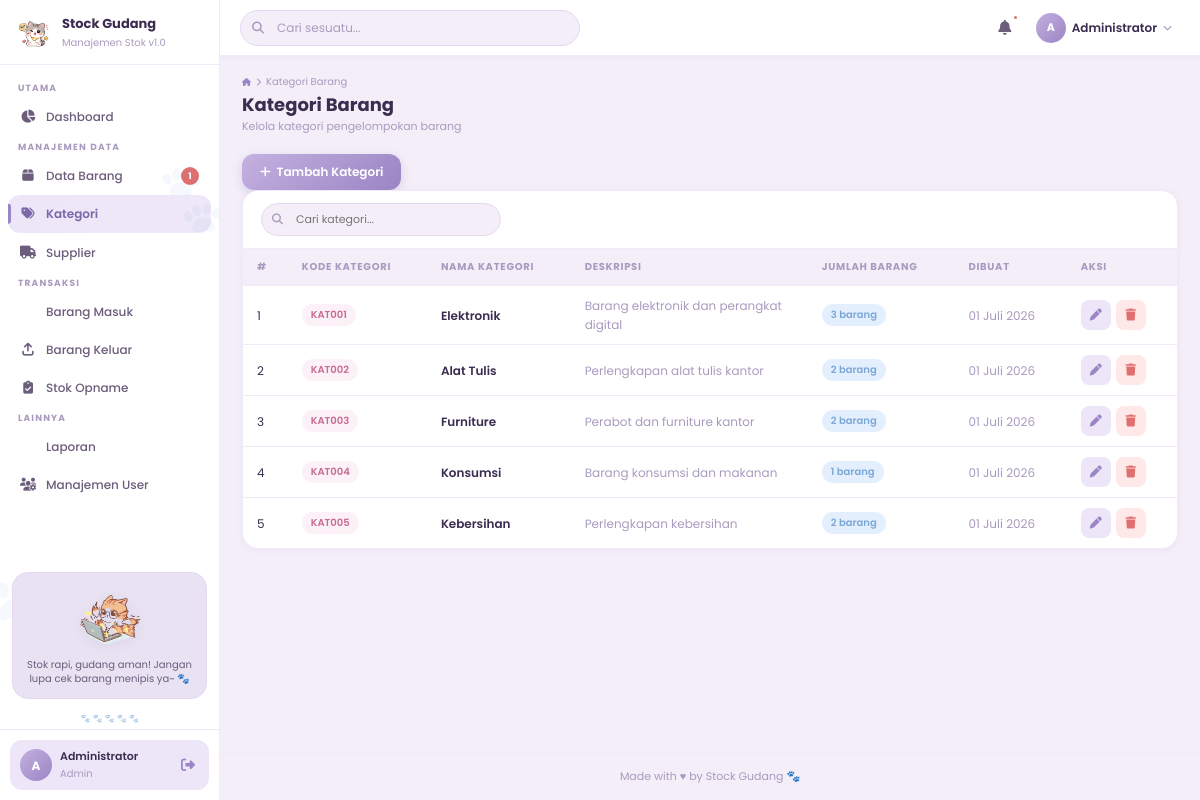
The app's page /index.php?page=kategori (signed in) with its own data.
### tables this page shows
CREATE TABLE IF NOT EXISTS kategori (
    id INT AUTO_INCREMENT PRIMARY KEY,
    kode_kategori VARCHAR(20) NOT NULL UNIQUE,
    nama_kategori VARCHAR(100) NOT NULL,
    deskripsi TEXT DEFAULT NULL,
    created_at TIMESTAMP DEFAULT CURRENT_TIMESTAMP,
    updated_at TIMESTAMP DEFAULT CURRENT_TIMESTAMP ON UPDATE CURRENT_TIMESTAMP
);

### index.php (called while the page is built, shortened)
<?php
require_once 'config/database.php';
$page = $_GET['page'] ?? 'dashboard';
include 'includes/header.php';
include "includes/header_close.php";
include "pages/{$page}.php";
include 'includes/footer.php';
?>

### config/database.php (called while the page is built, shortened)
<?php
function formatDate($date) {
    $months = ['', 'Januari', 'Februari', 'Maret', 'April', 'Mei', 'Juni',
               'Juli', 'Agustus', 'September', 'Oktober', 'November', 'Desember'];
    $d = date('d', strtotime($date));
    $m = (int)date('m', strtotime($date));
    $y = date('Y', strtotime($date));
    return "$d {$months[$m]} $y";
}
?>

### pages/kategori.php (the view, shortened to what this page needs)
<?php
$db   = getDB();
$rows = $db->query("
    SELECT k.*, COUNT(b.id) as jumlah_barang
    FROM kategori k
    LEFT JOIN barang b ON k.id = b.id_kategori
    GROUP BY k.id ORDER BY k.created_at DESC
");
?>
<div style="margin-left:auto;">
    <button class="btn btn-primary" onclick="openModal('modalTambah')">
        <i class="fas fa-plus"></i> Tambah Kategori
    </button>
</div>
<div class="card">
    <div class="table-toolbar">
        <div class="table-search">
            <input type="text" placeholder="Cari kategori..." oninput="filterTbl(this,'tblKat')">
        </div>
    </div>
    <div class="table-responsive">
        <table class="data-table" id="tblKat">
            <thead>
                <tr>
                    <th>#</th>
                    <th>Kode Kategori</th>
                    <th>Nama Kategori</th>
                    <th>Deskripsi</th>
                    <th>Jumlah Barang</th>
                    <th>Dibuat</th>
                    <th>Aksi</th>
                </tr>
            </thead>
            <tbody>
                <?php $no=1; while($row=$rows->fetch_assoc()): ?>
                <tr>
                    <td><?= $no++ ?></td>
                    <td><span class="badge badge-pink"><?= htmlspecialchars($row['kode_kategori']) ?></span></td>
                    <td style="font-weight:600;"><?= htmlspecialchars($row['nama_kategori']) ?></td>
                    <td style="font-size:12px;color:var(--text-light);max-width:200px;">
                        <?= htmlspecialchars($row['deskripsi'] ?: '-') ?>
                    </td>
                    <td><span class="badge badge-blue"><?= $row['jumlah_barang'] ?> barang</span></td>
                    <td style="font-size:12px;color:var(--text-light);"><?= formatDate($row['created_at']) ?></td>
                    <td>
                        <div class="table-actions">
                            <button class="btn btn-secondary btn-icon" title="Edit"
                                onclick='editKategori(<?= json_encode($row) ?>)'>
                                <i class="fas fa-pen"></i>
                            </button>
                            <button class="btn btn-danger btn-icon" title="Hapus"
                                onclick="hapusKategori(<?= $row['id'] ?>, '<?= addslashes($row['nama_kategori']) ?>')">
                                <i class="fas fa-trash"></i>
                            </button>
                        </div>
                    </td>
                </tr>
                <?php endwhile; ?>
            </tbody>
        </table>
    </div>
</div>

### assets/css/style.css (style rules this page uses)
:root { --primary: #C4B0E0; --primary-light: #DDD2F0; --primary-lighter: #EDE6F8; --primary-bg: #F5F0FA; --primary-dark: #9B85C4; --primary-darker: #7B68A8; --pink: #E8A0BF; --pink-light: #F2C4D6; --pink-lighter: #FCEEF5; --bg-main: #F3EEF8; --bg-white: #FFFFFF; --bg-card: #FFFFFF; --text-dark: #3A2D50; --text-mid: #6B5D7B; --text-light: #A99BBF; --border: #E4D9F0; --border-light: #F0EAF8; --shadow-sm: 0 1px 6px rgba(155,133,196,.08); --shadow-md: 0 4px 16px rgba(155,133,196,.12); --shadow-lg: 0 8px 32px rgba(155,133,196,.16); --radius-sm: 8px; --radius-md: 12px; --radius-lg: 16px; --radius-xl: 20px; --radius-pill: 999px; --sidebar-w: 220px; --nav-h: 56px; --ease: cubic-bezier(.4,0,.2,1); --green: #6BBF8A; --green-bg: #E8F7EE; --red: #E07070; --red-bg: #FEE8E8; --orange: #EDB95E; --orange-bg: #FEF4E4; --blue: #7BA7D7; --blue-bg: #E4EFFE; }
*,*::before,*::after { margin:0;padding:0;box-sizing:border-box }
html { scroll-behavior:smooth }
body { font-family:'Poppins',sans-serif;background:var(--bg-main);color:var(--text-dark);font-size:13px;line-height:1.6;min-height:100vh;overflow-x:hidden }
.btn { display:inline-flex;align-items:center;gap:6px;padding:9px 18px;border-radius:var(--radius-md);font-family:'Poppins',sans-serif;font-size:12px;font-weight:600;cursor:pointer;border:none;transition:.25s var(--ease);white-space:nowrap }
.btn-primary { background:linear-gradient(135deg,var(--primary),var(--primary-dark));color:#fff;box-shadow:0 3px 10px rgba(155,133,196,.28) }
.btn-secondary { background:var(--primary-lighter);color:var(--primary-dark) }
.btn-danger { background:var(--red-bg);color:var(--red) }
.btn-icon { width:30px;height:30px;padding:0;justify-content:center;border-radius:var(--radius-sm) }
.card { background:var(--bg-card);border-radius:var(--radius-lg);box-shadow:var(--shadow-sm);border:1px solid var(--border-light);overflow:hidden;margin-bottom:16px }
.table-responsive { overflow-x:auto;-webkit-overflow-scrolling:touch }
.table-toolbar { display:flex;align-items:center;justify-content:space-between;gap:10px;padding:12px 18px;border-bottom:1px solid var(--border-light);flex-wrap:wrap }
.table-search { position:relative;flex:1;max-width:240px }
.table-search input { width:100%;padding:7px 12px 7px 34px;border:1.5px solid var(--border);border-radius:var(--radius-pill);font-family:'Poppins',sans-serif;font-size:11px;background:var(--bg-main);transition:.25s var(--ease);outline:none;color:var(--text-dark) }
.data-table { width:100%;border-collapse:collapse;font-size:12px }
.data-table th { padding:10px 14px;text-align:left;font-size:10px;font-weight:700;text-transform:uppercase;letter-spacing:.7px;color:var(--text-light);background:var(--bg-main);border-bottom:1px solid var(--border-light);white-space:nowrap }
.data-table td { padding:10px 14px;border-bottom:1px solid var(--border-light);color:var(--text-dark);vertical-align:middle }
.data-table tr:last-child td { border-bottom:none }
.data-table tbody tr { transition:.15s ease }
.table-actions { display:flex;gap:5px;align-items:center }
.badge { display:inline-flex;align-items:center;padding:3px 9px;border-radius:var(--radius-pill);font-size:10px;font-weight:600 }
.badge-pink { background:rgba(232,160,191,.15);color:#C96A94 }
.badge-blue { background:var(--blue-bg);color:var(--blue) }

### records on screen
kategori: kode_kategori "KAT001", nama_kategori "Elektronik", deskripsi "Barang elektronik dan perangkat digital", jumlah_barang "3", created_at "01 Juli 2026"
kategori: kode_kategori "KAT002", nama_kategori "Alat Tulis", deskripsi "Perlengkapan alat tulis kantor", jumlah_barang "2", created_at "01 Juli 2026"
kategori: kode_kategori "KAT003", nama_kategori "Furniture", deskripsi "Perabot dan furniture kantor", jumlah_barang "2", created_at "01 Juli 2026"
kategori: kode_kategori "KAT004", nama_kategori "Konsumsi", deskripsi "Barang konsumsi dan makanan", jumlah_barang "1", created_at "01 Juli 2026"
kategori: kode_kategori "KAT005", nama_kategori "Kebersihan", deskripsi "Perlengkapan kebersihan", jumlah_barang "2", created_at "01 Juli 2026"

### other values on screen
$stok_menipis "1"
substr($_SESSION['nama'] ?? 'U', 0, 1) "A"
$_SESSION['nama'] "Administrator"
$_SESSION['role'] "Admin"
$title_info[0] "Kategori Barang"
$title_info[1] "Kelola kategori pengelompokan barang"
